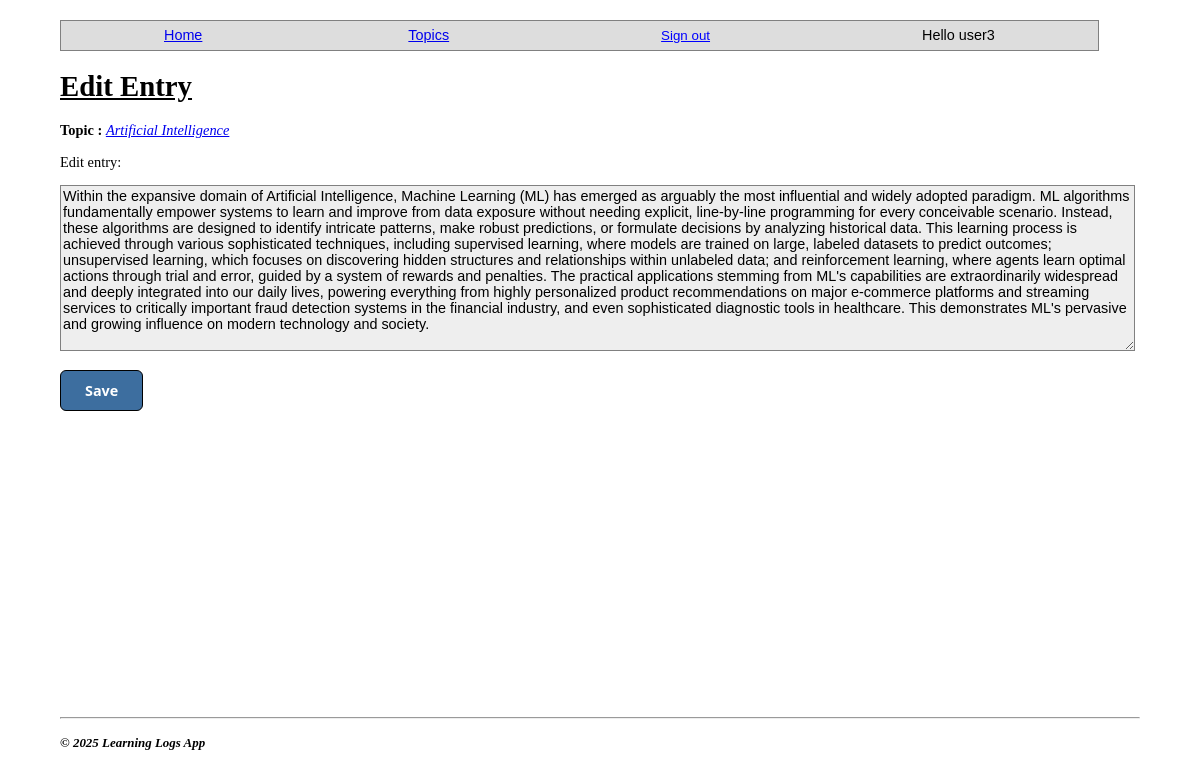
Page /edit_entry/32/ (signed in) on the committed database.
### learning_log/models.py (models this page shows, shortened)
class Topic(models.Model):
    text = models.CharField(max_length=200)
    owner = models.ForeignKey(User, on_delete=models.CASCADE)
    date_added = models.DateTimeField(auto_now_add=True)

class Entry(models.Model):
    topic = models.ForeignKey(Topic, on_delete=models.CASCADE)
    text = models.TextField()
    date_added = models.DateTimeField(auto_now_add=True)
    class Meta:
        verbose_name_plural = 'entries'

### learning_log/views.py (the view)
# urls.py: path('edit_entry/<int:entry_id>/', views.edit_entry, name='edit_entry')
@login_required
def edit_entry(request, entry_id):
    entry = Entry.objects.get(id=entry_id)
    topic = entry.topic
    if request.user != topic.owner:
        raise Http404
    if request.method != 'POST':
        form = EntryForm(instance=entry)
    else:
        form = EntryForm(instance=entry, data=request.POST)
        if form.is_valid():
            form.save()
            return redirect('learning_log:topic', topic_id=topic.id)
    context = {'form': form, 'entry': entry, 'topic': topic}
    return render(request, 'learning_log/edit_entry.html', context)

### learning_log/forms.py
class EntryForm(forms.ModelForm):
    class Meta:
        model = Entry
        fields = ['text']
        labels = {'text': ''}

### learning_log/templates/learning_log/edit_entry.html (shortened to what this page needs)
{% extends 'learning_log/base.html' %}
{% block content %}
<h1>Edit Entry</h1>
<p>
    <b>Topic :</b>
    <a href="{% url 'learning_log:topic' topic.id %}">
        <i>{{ topic.text }}</i>
    </a>
</p>
<p>Edit entry:</p>
<form action="{% url 'learning_log:edit_entry' entry.id %}" method="post" id="large-form">
    {{ form.as_p }}
    <button name="submit" id="form-button">Save</button>
</form>
{% endblock content %}

### learning_log/templates/learning_log/base.html (shortened to what this page needs)
{% load static %}
<!DOCTYPE html>
<html>
    <head>
        <link rel="stylesheet" href="{% static 'learning_log/css/base_styles.css' %}">
    </head>
    <body>
        <div class="nav-bar">
            <p>
                <div id="nav">
                    <a href="{% url 'learning_log:index' %}">Home</a>
                </div>
                <div id="nav">
                    <a href="{% url 'learning_log:topics' %}">Topics</a>
                </div>
            {% if user.is_authenticated %}
                <div id="nav">
                    <form action="{% url 'accounts:logout' %}" method="post">
                        <button name="submit" id="logout-button">Sign out</button>
                    </form>
                </div>
                <div id="nav">Hello {{ user.username }}</div>
            {% else %}
                <div id="nav"><a href="{% url 'accounts:login' %}">Login</a></div>
                <div id="nav"><a href="{% url 'accounts:register' %}">Register</a></div>
            {% endif %}
            </p>
        </div>
        <div id="content">
        {% block content %}
        {% endblock content %}
        </div>
        <hr>
        <div class="footer">
            <p>
                <b><i style="font-size:0.9em;">&copy; 2025 Learning Logs App</i></b>
            </p>
        </div>
    </body>
</html>

### learning_log/static/learning_log/css/base_styles.css (style rules this page uses)
html { background-color: white; font-size: 0.9em; }
body { padding: 10px; width: 90%; background-color: #fff; color: black; margin: auto; border-radius: 10px; margin-top: 10px; margin-bottom: 10px; height: max-content; }
#content { min-height: 80vh; }
h1, h2 { text-decoration: underline; }
.nav-bar { width: 96%; font-family: sans-serif; font-size: 1em; border: 0.1mm solid gray; background: #dddddd; display: flex; }
form textarea { width: 99%; height: 60%; font-family:'Lucida Sans', 'Lucida Sans Regular', 'Lucida Grande', 'Lucida Sans Unicode', Geneva, Verdana, sans-serif; font-size: 1em; border: 0.1mm solid gray; background: #eee; color: black; }
#form-button { padding: 10px 24px !important; width: auto !important; background: rgb(61, 110, 159) !important; color: white !important; font-weight: bold; border: .5px solid black !important; border-radius: 6px !important; font-size: 1em !important; font-family: 'Segoe UI', sans-serif !important; }
#logout-button { border: none !important; text-decoration: underline !important; color: blue !important; background: none; }
#nav { margin: auto; }

### rows in the picture
Topic: text "Artificial Intelligence"
Entry: text "Within the expansive domain of Artificial Intelligence, Machine Learning (ML) has emerged as arguably the most influential and widely adopted paradigm. ML algorithms fundamentally empower systems to learn and improve from data exposure without needing explicit, line-by-line programming for every conceivable scenario. Instead, these algorithms are designed to identify intricate patterns, make robust predictions, or formulate decisions by analyzing historical data. This learning process is achieved through various sophisticated techniques, including supervised learning, where models are trained on large, labeled datasets to predict outcomes; unsupervised learning, which focuses on discovering…"

### other values in the picture
{{ user.username }} "user3"
